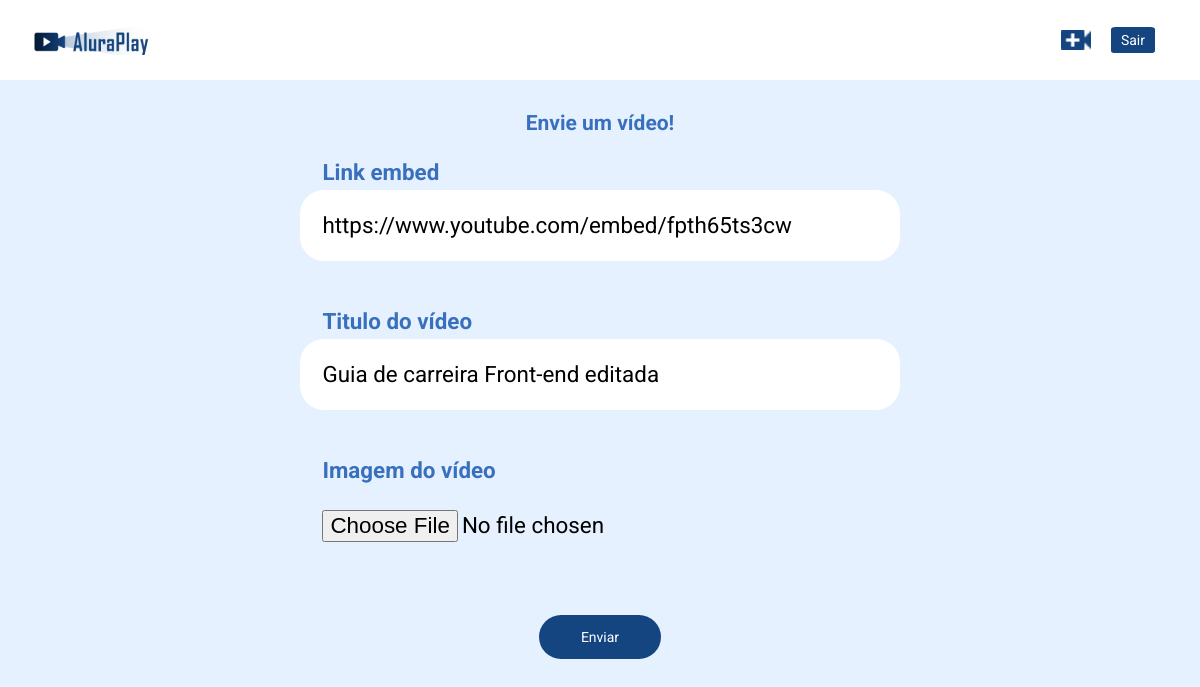
The page /editar-video?id=6 (signed in) on the database its author committed.
### tables this page shows
CREATE TABLE videos (id INTEGER PRIMARY KEY, url TEXT, title TEXT, image_path TEXT);

### src/Controller/ControllerWithHtml.php (called while the page is built, shortened)
<?php
abstract class ControllerWithHtml implements Controller
{
    protected function renderTemplate(string $templateName, array $context = []): string
    {
        extract($context);
        require_once self::TEMPLATE_PATH . $templateName . '.php';
        return ob_get_clean();
    }
}

### public/index.php (called while the page is built, shortened)
<?php
$routes = require_once __DIR__ . '/../config/routes.php';
$dbPath = __DIR__ . '/../banco.sqlite';
$pdo = new PDO("sqlite:$dbPath");
$repository = new VideoRepository($pdo);
$httpMethod = $_SERVER['REQUEST_METHOD'];
$path = $_SERVER['PATH_INFO'] ?? '/';
$key = "$httpMethod|$path";
if (array_key_exists($key, $routes)) {
    $controller = new $controllerClass($repository);
} else {
    $controller = new Error404Controller();
}
$controller->processarRequisicao();

### src/Repository/VideoRepository.php (called while the page is built, shortened)
<?php
class VideoRepository
{
    public function findById(int $id): Video
    {
        $query = 'SELECT * FROM videos WHERE id = ?';
        $stmt = $this->pdo->prepare($query);
        $stmt->bindValue(1, $id, PDO::PARAM_INT);
        $stmt->execute();
        $video = $stmt->fetch(PDO::FETCH_ASSOC);
        return $this->hydrateVideo($video);
    }
    public function hydrateVideo(array $videoData): Video
    {
        $video = new Video($videoData['url'], $videoData['title']);
        $video->setId($videoData['id']);
        if ($videoData['image_path'] !== null){
            $video->setImagePath($videoData['image_path']);
        }
        return $video;
    }
}

### src/Entity/Video.php (called while the page is built, shortened)
<?php
class Video
{
    public function setUrl(string $url): void
    {
        $this->url = $url;
    }
}

### view/video-send.php (the view)
<?php require_once __DIR__ . '/inicio-html.php'; ?>
        <main class="container">
            <form class="container__formulario" enctype="multipart/form-data" method="post">
                <h2 class="formulario__titulo">Envie um vídeo!</h2>
                    <div class="formulario__campo">
                        <label class="campo__etiqueta" for="url">Link embed</label>
                        <input
                            name="url"
                            class="campo__escrita"
                            required
                            placeholder="Por exemplo: https://www.youtube.com/embed/FAY1K2aUg5g" id='url'
                            value="<?= $video?->url ?>"
                            id='url'
                        />
                    </div>
                    <div class="formulario__campo">
                        <label class="campo__etiqueta" for="titulo">Titulo do vídeo</label>
                        <input
                            name="titulo"
                            class="campo__escrita"
                            required
                            placeholder="Neste campo, dê o nome do vídeo" id='url'
                            value="<?= $video?->title ?>"
                            id='titulo'
                        />
                    </div>
                    <div class="formulario__campo">
                        <label class="campo__etiqueta" for="image">Imagem do vídeo</label>
                        <input
                            name="image"
                            accept="image/*"
                            type="file"
                            class="campo__escrita"
                            id='imagem'
                        />
                    </div>
                    <input class="formulario__botao" type="submit" value="Enviar" />
            </form>
        </main>
        <?php require_once __DIR__ . '/fim-html.php';

### public/css/estilos.css (style rules this page uses)
*, *::before, *::after { --azul-escuro: #154580; --azul-medio: #3970BE; --azul-claro: #E5F1FF; --cinza-texto: #444444; --cinza-claro: #ECECEC; box-sizing: border-box; }
body { font-family: Roboto, Arial, Helvetica, sans-serif; background-color: var(--azul-claro); position: relative; width: 100%; height: 100vh; overflow: auto; font-size: 14px; color: white; box-sizing: border-box; text-align: center; }
@media (min-width: 834px) { body { height: 100vh; } }

### public/css/estilos-form.css (style rules this page uses)
.container { display: grid; align-items: center; justify-content: center; height: 100vh; }
.container__formulario { margin: 3em 0; display: flex; flex-direction: column; align-items: center; justify-content: center; text-align: initial; }
.formulario__campo { margin: 1em; font-size: 1.6em; }
.formulario__titulo { color: var(--azul-medio); font-weight: bold; font-size: 21px; }
.campo__escrita { width: 50vw; border-radius: 24px; display: block; color: black; padding: 1em }
.campo__etiqueta { line-height: 1.5; padding: 0 0 .1em 1em; font-weight: 700; color: var(--azul-medio); }
.formulario__botao { padding: 1em 3em; margin: 2em 0; border-radius: 24px; background-color: var(--azul-escuro); }

### rows shown on the page
videos: url "https://www.youtube.com/embed/fpth65ts3cw", titulo "Guia de carreira Front-end editada"
